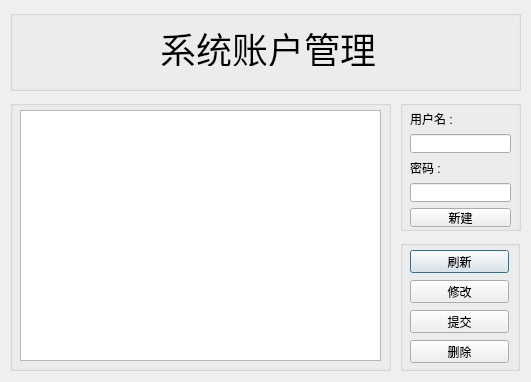
<?xml version="1.0" encoding="UTF-8"?>
<ui version="4.0">
 <class>accountDialog</class>
 <widget class="QDialog" name="accountDialog">
  <property name="geometry">
   <rect>
    <x>0</x>
    <y>0</y>
    <width>531</width>
    <height>382</height>
   </rect>
  </property>
  <property name="windowTitle">
   <string>Dialog</string>
  </property>
  <widget class="QGroupBox" name="groupBox_5">
   <property name="geometry">
    <rect>
     <x>400</x>
     <y>240</y>
     <width>120</width>
     <height>131</height>
    </rect>
   </property>
   <property name="title">
    <string/>
   </property>
   <widget class="QPushButton" name="pushButton_2">
    <property name="geometry">
     <rect>
      <x>10</x>
      <y>10</y>
      <width>99</width>
      <height>23</height>
     </rect>
    </property>
    <property name="text">
     <string>刷新</string>
    </property>
   </widget>
   <widget class="QPushButton" name="pushButton_3">
    <property name="geometry">
     <rect>
      <x>10</x>
      <y>40</y>
      <width>99</width>
      <height>23</height>
     </rect>
    </property>
    <property name="text">
     <string>修改</string>
    </property>
   </widget>
   <widget class="QPushButton" name="pushButton_4">
    <property name="geometry">
     <rect>
      <x>10</x>
      <y>100</y>
      <width>99</width>
      <height>23</height>
     </rect>
    </property>
    <property name="text">
     <string>删除</string>
    </property>
   </widget>
   <widget class="QPushButton" name="pushButton_5">
    <property name="geometry">
     <rect>
      <x>10</x>
      <y>70</y>
      <width>99</width>
      <height>23</height>
     </rect>
    </property>
    <property name="text">
     <string>提交</string>
    </property>
   </widget>
  </widget>
  <widget class="QGroupBox" name="groupBox_4">
   <property name="geometry">
    <rect>
     <x>400</x>
     <y>100</y>
     <width>121</width>
     <height>131</height>
    </rect>
   </property>
   <property name="title">
    <string/>
   </property>
   <widget class="QWidget" name="layoutWidget_3">
    <property name="geometry">
     <rect>
      <x>10</x>
      <y>10</y>
      <width>101</width>
      <height>117</height>
     </rect>
    </property>
    <layout class="QVBoxLayout" name="verticalLayout_3">
     <item>
      <widget class="QLabel" name="label_7">
       <property name="frameShadow">
        <enum>QFrame::Plain</enum>
       </property>
       <property name="text">
        <string>用户名 : </string>
       </property>
      </widget>
     </item>
     <item>
      <widget class="QLineEdit" name="lineEdit"/>
     </item>
     <item>
      <widget class="QLabel" name="label_8">
       <property name="frameShadow">
        <enum>QFrame::Plain</enum>
       </property>
       <property name="text">
        <string>密码 : </string>
       </property>
      </widget>
     </item>
     <item>
      <widget class="QLineEdit" name="lineEdit_2">
       <property name="text">
        <string/>
       </property>
      </widget>
     </item>
     <item>
      <widget class="QPushButton" name="pushButton">
       <property name="text">
        <string>新建</string>
       </property>
      </widget>
     </item>
    </layout>
   </widget>
  </widget>
  <widget class="QGroupBox" name="groupBox">
   <property name="geometry">
    <rect>
     <x>10</x>
     <y>100</y>
     <width>381</width>
     <height>271</height>
    </rect>
   </property>
   <property name="title">
    <string/>
   </property>
   <widget class="QTableView" name="tableView">
    <property name="geometry">
     <rect>
      <x>10</x>
      <y>10</y>
      <width>361</width>
      <height>251</height>
     </rect>
    </property>
   </widget>
  </widget>
  <widget class="QGroupBox" name="groupBox_2">
   <property name="geometry">
    <rect>
     <x>10</x>
     <y>10</y>
     <width>511</width>
     <height>81</height>
    </rect>
   </property>
   <property name="title">
    <string/>
   </property>
   <widget class="QLabel" name="label">
    <property name="geometry">
     <rect>
      <x>150</x>
      <y>20</y>
      <width>216</width>
      <height>36</height>
     </rect>
    </property>
    <property name="font">
     <font>
      <pointsize>27</pointsize>
     </font>
    </property>
    <property name="text">
     <string>系统账户管理</string>
    </property>
   </widget>
  </widget>
 </widget>
 <resources/>
 <connections/>
</ui>
